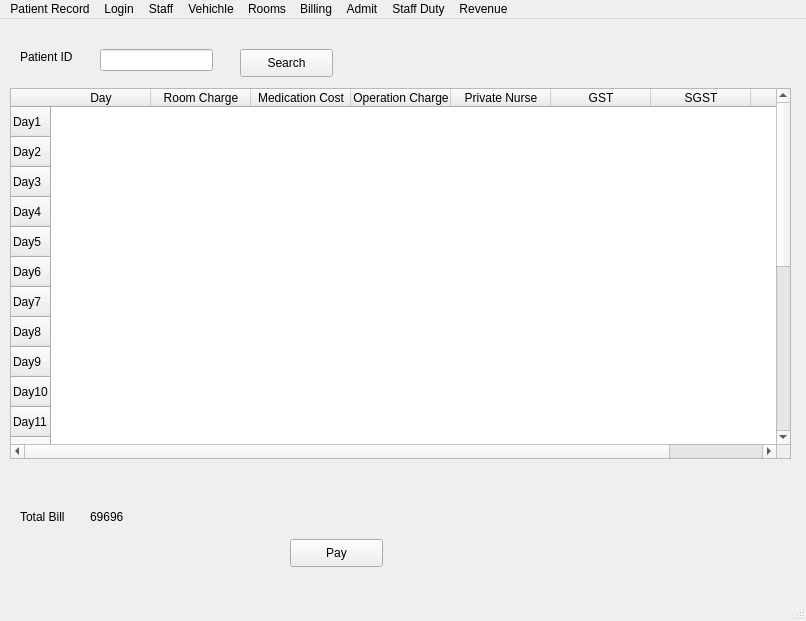
<?xml version="1.0" encoding="UTF-8"?>
<ui version="4.0">
 <class>MainWindow</class>
 <widget class="QMainWindow" name="MainWindow">
  <property name="geometry">
   <rect>
    <x>0</x>
    <y>0</y>
    <width>806</width>
    <height>621</height>
   </rect>
  </property>
  <property name="windowTitle">
   <string>MainWindow</string>
  </property>
  <widget class="QWidget" name="centralwidget">
   <widget class="QLabel" name="label">
    <property name="geometry">
     <rect>
      <x>20</x>
      <y>30</y>
      <width>55</width>
      <height>16</height>
     </rect>
    </property>
    <property name="text">
     <string>Patient ID</string>
    </property>
   </widget>
   <widget class="QLineEdit" name="lineEdit">
    <property name="geometry">
     <rect>
      <x>100</x>
      <y>30</y>
      <width>113</width>
      <height>22</height>
     </rect>
    </property>
   </widget>
   <widget class="QPushButton" name="pushButton">
    <property name="geometry">
     <rect>
      <x>240</x>
      <y>30</y>
      <width>93</width>
      <height>28</height>
     </rect>
    </property>
    <property name="text">
     <string>Search</string>
    </property>
   </widget>
   <widget class="QWidget" name="verticalLayoutWidget">
    <property name="geometry">
     <rect>
      <x>10</x>
      <y>69</y>
      <width>781</width>
      <height>371</height>
     </rect>
    </property>
    <layout class="QVBoxLayout" name="verticalLayout">
     <item>
      <widget class="QTableWidget" name="tableWidget">
       <property name="showGrid">
        <bool>false</bool>
       </property>
       <row>
        <property name="text">
         <string>Day1</string>
        </property>
       </row>
       <row>
        <property name="text">
         <string>Day2</string>
        </property>
       </row>
       <row>
        <property name="text">
         <string>Day3</string>
        </property>
       </row>
       <row>
        <property name="text">
         <string>Day4</string>
        </property>
       </row>
       <row>
        <property name="text">
         <string>Day5</string>
        </property>
       </row>
       <row>
        <property name="text">
         <string>Day6</string>
        </property>
       </row>
       <row>
        <property name="text">
         <string>Day7</string>
        </property>
       </row>
       <row>
        <property name="text">
         <string>Day8</string>
        </property>
       </row>
       <row>
        <property name="text">
         <string>Day9</string>
        </property>
       </row>
       <row>
        <property name="text">
         <string>Day10</string>
        </property>
       </row>
       <row>
        <property name="text">
         <string>Day11</string>
        </property>
       </row>
       <row>
        <property name="text">
         <string>Day12</string>
        </property>
       </row>
       <row>
        <property name="text">
         <string>Day13</string>
        </property>
       </row>
       <row>
        <property name="text">
         <string>Day14</string>
        </property>
       </row>
       <row>
        <property name="text">
         <string>Day15</string>
        </property>
       </row>
       <row>
        <property name="text">
         <string>Day16</string>
        </property>
       </row>
       <row>
        <property name="text">
         <string>Day17</string>
        </property>
       </row>
       <row>
        <property name="text">
         <string>Day18</string>
        </property>
       </row>
       <row>
        <property name="text">
         <string>Day19</string>
        </property>
       </row>
       <row>
        <property name="text">
         <string>Day20</string>
        </property>
       </row>
       <row>
        <property name="text">
         <string>Day21</string>
        </property>
       </row>
       <row>
        <property name="text">
         <string>Day22</string>
        </property>
       </row>
       <column>
        <property name="text">
         <string>Day</string>
        </property>
       </column>
       <column>
        <property name="text">
         <string>Room Charge</string>
        </property>
       </column>
       <column>
        <property name="text">
         <string>Medication Cost</string>
        </property>
       </column>
       <column>
        <property name="text">
         <string>Operation Charge</string>
        </property>
       </column>
       <column>
        <property name="text">
         <string>Private Nurse</string>
        </property>
       </column>
       <column>
        <property name="text">
         <string>GST</string>
        </property>
       </column>
       <column>
        <property name="text">
         <string>SGST</string>
        </property>
       </column>
       <column>
        <property name="text">
         <string>Total</string>
        </property>
       </column>
      </widget>
     </item>
    </layout>
   </widget>
   <widget class="QLabel" name="label_2">
    <property name="geometry">
     <rect>
      <x>20</x>
      <y>490</y>
      <width>61</width>
      <height>16</height>
     </rect>
    </property>
    <property name="text">
     <string>Total Bill</string>
    </property>
   </widget>
   <widget class="QLabel" name="label_3">
    <property name="geometry">
     <rect>
      <x>90</x>
      <y>490</y>
      <width>55</width>
      <height>16</height>
     </rect>
    </property>
    <property name="text">
     <string>69696</string>
    </property>
   </widget>
   <widget class="QPushButton" name="pushButton_2">
    <property name="geometry">
     <rect>
      <x>290</x>
      <y>520</y>
      <width>93</width>
      <height>28</height>
     </rect>
    </property>
    <property name="text">
     <string>Pay</string>
    </property>
   </widget>
  </widget>
  <widget class="QMenuBar" name="menubar">
   <property name="geometry">
    <rect>
     <x>0</x>
     <y>0</y>
     <width>806</width>
     <height>26</height>
    </rect>
   </property>
   <widget class="QMenu" name="menuPatient_Record">
    <property name="title">
     <string>Patient Record</string>
    </property>
   </widget>
   <widget class="QMenu" name="menuLogin">
    <property name="title">
     <string>Login</string>
    </property>
   </widget>
   <widget class="QMenu" name="menuStaff">
    <property name="title">
     <string>Staff</string>
    </property>
   </widget>
   <widget class="QMenu" name="menuVehichle">
    <property name="title">
     <string>Vehichle</string>
    </property>
   </widget>
   <widget class="QMenu" name="menuRooms">
    <property name="title">
     <string>Rooms</string>
    </property>
   </widget>
   <widget class="QMenu" name="menuBilling">
    <property name="title">
     <string>Billing</string>
    </property>
   </widget>
   <widget class="QMenu" name="menuStaff_Duty">
    <property name="title">
     <string>Staff Duty</string>
    </property>
   </widget>
   <widget class="QMenu" name="menuRevenue">
    <property name="title">
     <string>Revenue</string>
    </property>
   </widget>
   <widget class="QMenu" name="menuAdmit">
    <property name="title">
     <string>Admit</string>
    </property>
   </widget>
   <addaction name="menuPatient_Record"/>
   <addaction name="menuLogin"/>
   <addaction name="menuStaff"/>
   <addaction name="menuVehichle"/>
   <addaction name="menuRooms"/>
   <addaction name="menuBilling"/>
   <addaction name="menuAdmit"/>
   <addaction name="menuStaff_Duty"/>
   <addaction name="menuRevenue"/>
  </widget>
  <widget class="QStatusBar" name="statusbar"/>
 </widget>
 <resources/>
 <connections/>
</ui>
